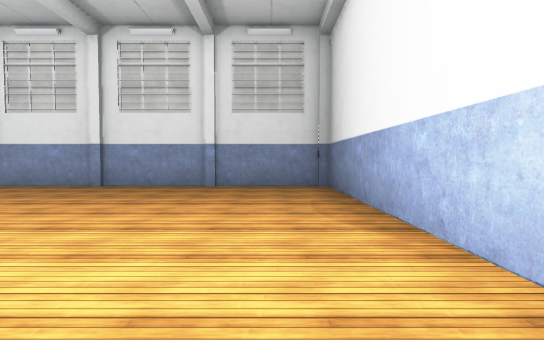
View 1 (above)

16 first-person views from a walk through a Unity game level. The camera is 1.3 m above the floor, tilts 2° down and sees 85° across. The floor is counted in squares, 2 m on a side. Each view is taken from the middle of a square. On the plan, view 1 faces up. The plan holds only what a view shows up to about 9 squares ahead; the rest is blank. The place goes on beyond the plan. The player character is not drawn. Door leaves are left out, so doorways stand open. Some surface patterns are stand-ins.

View 2
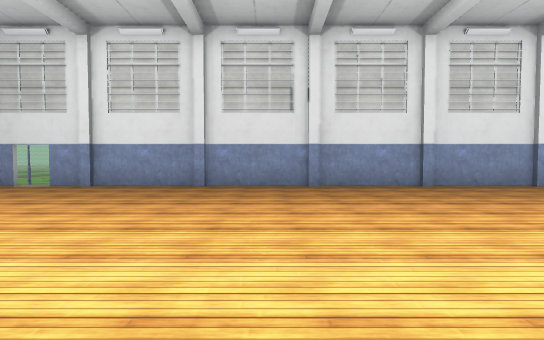

View 3
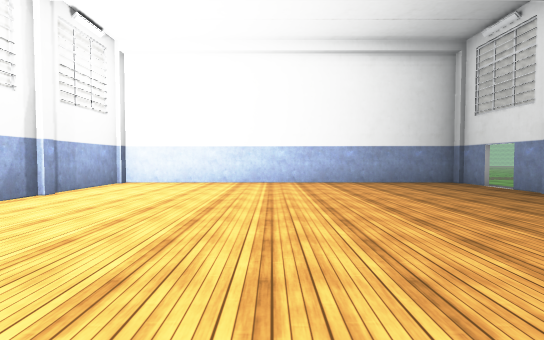

View 4
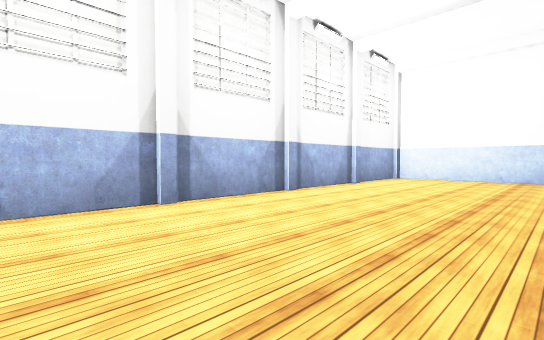

View 5
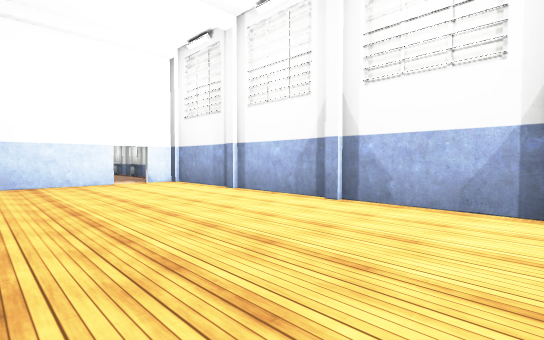

View 6
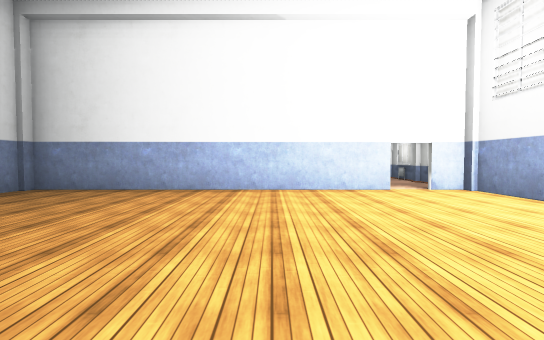

View 7
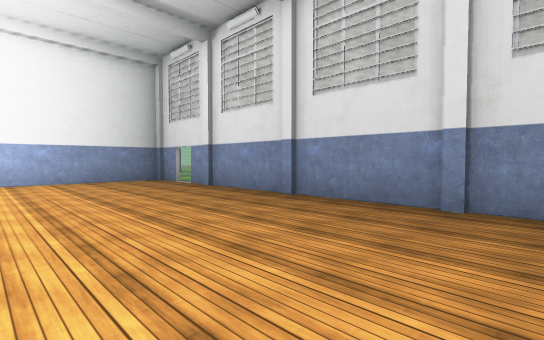

View 8
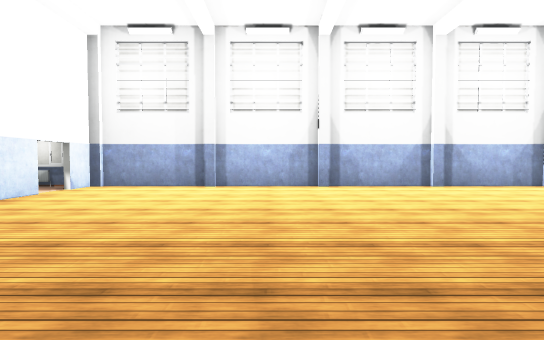

View 9
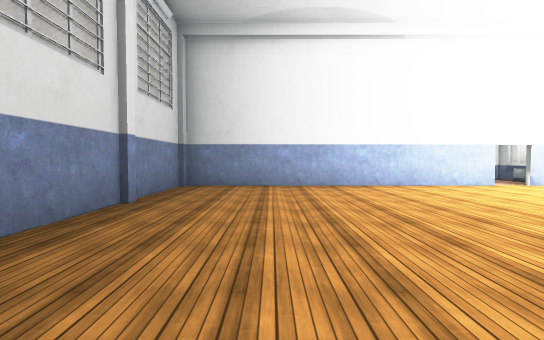

View 10
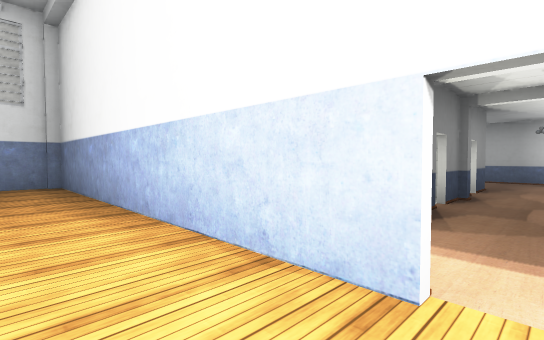

View 11
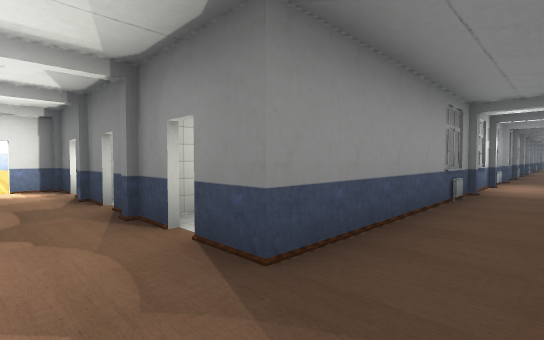

View 12
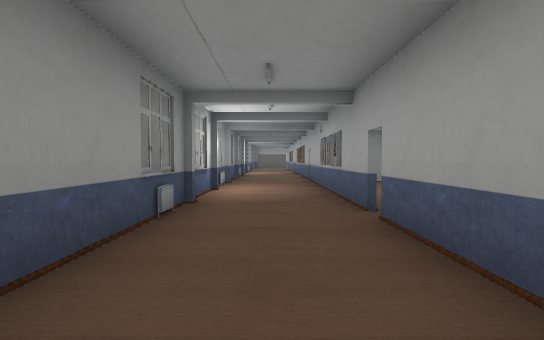

View 13
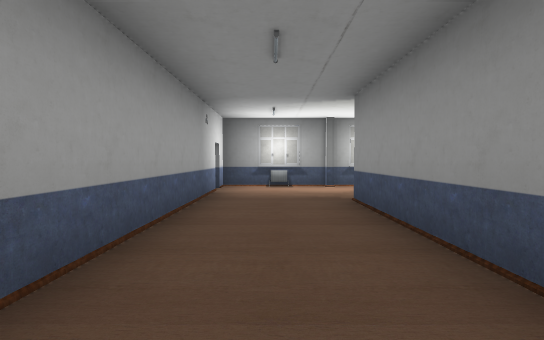

View 14
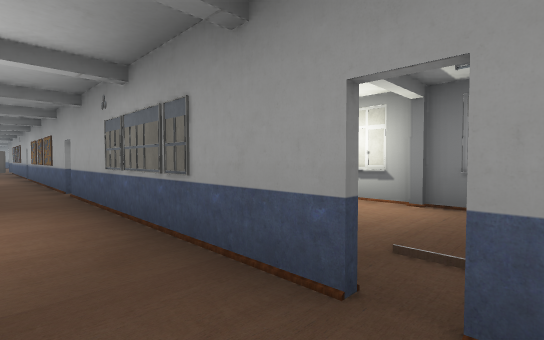

View 15
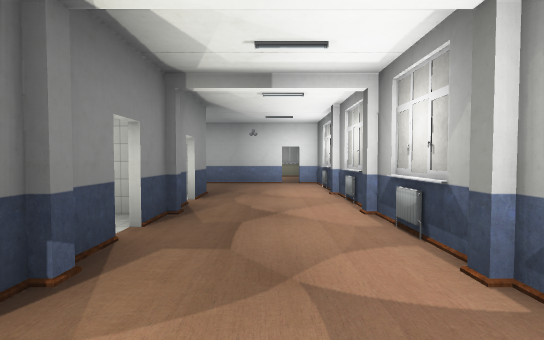

View 16
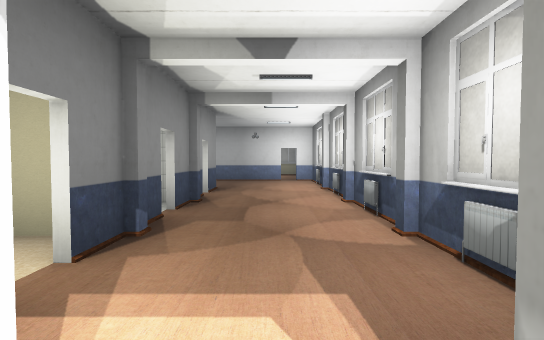

### Floor plan
Points are (right, up) in squares from view 1. A wall is a line through its corners. A room is listed if a view was taken in it or the views show most of it. See-through windows are left out.
Room 1 (views 1, 2, 3, 4, 5, 6, 7, 8, 9, 10, 16)
walls: (-14.2, 7.3) (-15.4, 7.3) (-15.4, -2.3) (1.4, -2.3); (1.4, -0.6) (1.4, 7.3) (-13.5, 7.3)
ways out: opening at (2, -1) to room 2; open door at (-13.5, 7)
Room 2 (views 11, 15)
walls: (4.4, 0.3) (2.8, 0.3); (6.4, 0.3) (4.8, 0.3); (2.4, 0.3) (1.5, 0.3); (7.7, 0.3) (6.8, 0.3); (2, -2.3) (10.2, -2.3); (10.2, -1.4) (10.2, -0.4)
ways out: opening at (2, -1) to room 1; opening at (9, 0) to room 3
Room 3 (views 12, 13, 14)
walls: (10.2, 4.6) (10.2, 10.3); (7.7, 3.6) (7.7, 0.3); (7.7, 9.5) (7.7, 5.4); (10.2, -0.4) (10.2, 4.3)
ways out: opening at (9, 0) to room 2
objects: radiator (8, 4) to (8, 5); other object (8, 9)

Positions as (right, up) in squares from view 1, and headings:
1: (0, 0), facing up
2: (-8, 0), facing up
3: (-7, 2), facing left
4: (-5, 2), facing down-left
5: (-7, 2), facing down-right
6: (-5, 2), facing right
7: (-6, 3), facing up-left
8: (-3, 5), facing down
9: (-6, 5), facing right
10: (0, -1), facing up-right
11: (9, -1), facing up-left
12: (9, 1), facing up
13: (9, 5), facing down
14: (9, 4), facing up-right
15: (2, -1), facing right
16: (1, -1), facing right
